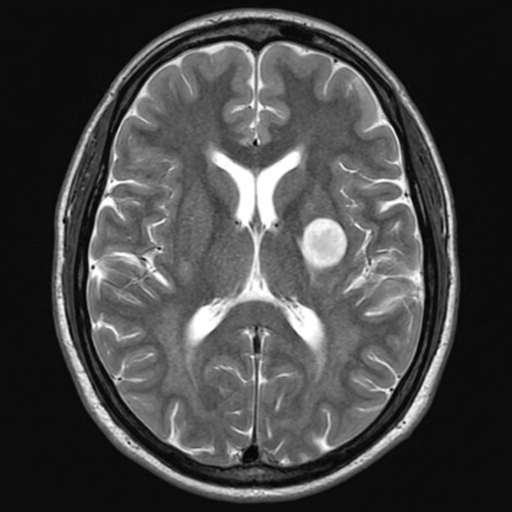
#> input picture Experiment_11/Inputs/images/Brain_MRI.png, 512 x 512 px
$ python task_11_4_edge_vs_chan_vese_noise.py   (older library calls are emulated)
#> lines starting #> are read from the running program, lines starting #| are printed output that depends on the picture; after the words box and inside, x2 and y2 are one past the last pixel; in counts of white or black regions, pixels touching at a corner belong together
"""
Experiment 11: Task 11.4 - Edge-Based Snake vs. Chan-Vese Region-Based Active Contour under Noise
Author: Muhammad Ikrama (Reg ID: 60140)
Department of Biomedical Engineering, Riphah International University, Lahore
Instructor: Engr. Rana Talha Khalid
"""

import os
import cv2
import numpy as np
import pandas as pd
from scipy import ndimage
import matplotlib.pyplot as plt
from skimage.segmentation import morphological_chan_vese

def run_task_11_4():
    script_dir = os.path.dirname(os.path.abspath(__file__))
    exp_dir = os.path.abspath(os.path.join(script_dir, ".."))
    inputs_dir = os.path.join(exp_dir, "Inputs", "images")
    outputs_dir = os.path.join(exp_dir, "Outputs", "Python")
    tables_dir = os.path.join(exp_dir, "Tables")
    os.makedirs(outputs_dir, exist_ok=True)
    os.makedirs(tables_dir, exist_ok=True)

    mri = cv2.imread(os.path.join(inputs_dir, "Brain_MRI.png"), cv2.IMREAD_GRAYSCALE)
#> mri is the input picture: shape (512, 512); min 0, max 255, mean 69.9
    raw_l = np.zeros_like(mri)
    sub = cv2.GaussianBlur(mri[205:280, 290:365], (3, 3), 0.8)
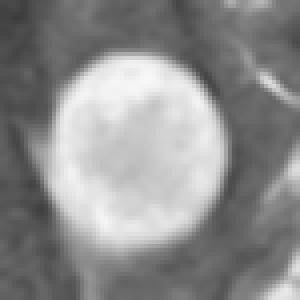
#> sub: shape (75, 75) (shown 4 times larger); min 60, max 247, mean 140.7
    raw_l[205:280, 290:365] = (sub > 162).astype(np.uint8) * 255
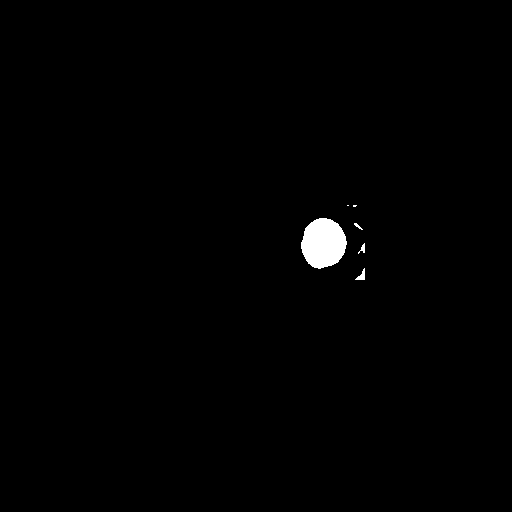
#> raw_l: shape (512, 512); 0.72% white; 6 white regions (2 under 20 px), largest, box (x1, y1, x2, y2) and area: (301, 218, 347, 269) 1772, (355, 268, 365, 280) 57, (358, 243, 365, 254) 34, (354, 223, 363, 230) 23
    num_cc, labels, stats, _ = cv2.connectedComponentsWithStats(raw_l)
#> labels: shape (512, 512) int32; 7 distinct labels, from 0 to 6
#> num_cc = 7; stats = [[0, 0, 512, 512, 260249], [347, 205, 2, 1, 2], [353, 205, 4, 2, 7], [301, 218, 46, 51, 1772], [354, 223, 9, 7, 23], [358, 243, 7, 11, 34], [355, 268, 10, 12, 57]]
    gt_lesion = ndimage.binary_fill_holes(labels == (1 + np.argmax(stats[1:, cv2.CC_STAT_AREA]))).astype(np.uint8) * 255
#> gt_lesion: shape (512, 512); 0.68% white; 1 white region, box (x1, y1, x2, y2) and area: (301, 218, 347, 269) 1772
    gt_area = int((gt_lesion > 0).sum())
#> gt_area = 1772

    ys, xs = np.where(gt_lesion > 0)
#> ys = 1772 values from 218 to 268; xs = 1772 values, max 346 at index 818, min 301 at index 819, mean 323.1
    cx, cy = float(xs.mean()), float(ys.mean())
#> cx = 323.1; cy = 242.8

    # 1. Add heavy Gaussian noise (sigma = 28)
    np.random.seed(42)
    noise = np.random.normal(0, 28, mri.shape)
    mri_noisy = np.clip(mri.astype(float) + noise, 0, 255).astype(np.uint8)

    # Initial circular mask & points
    N = 80
    theta = np.linspace(0, 2 * np.pi, N, endpoint=False)
    sx = cx + 38.0 * np.cos(theta)
#> sx = 80 values, max 361.1 at index 0, min 285.1 at index 40, mean 323.1
    sy = cy + 38.0 * np.sin(theta)
#> sy = 80 values, max 280.8 at index 20, min 204.8 at index 60, mean 242.8
    s0_x, s0_y = sx.copy(), sy.copy()
#> s0_x has the same summary as sx; s0_y has the same summary as sy

    # Model 1: Edge-based Snake on Noisy Image
    sobel_x = cv2.Sobel(mri_noisy, cv2.CV_64F, 1, 0, ksize=3)
    sobel_y = cv2.Sobel(mri_noisy, cv2.CV_64F, 0, 1, ksize=3)
    grad_mag = np.hypot(sobel_x, sobel_y)
    # Slight smooth of noisy gradient
    grad_smooth = cv2.GaussianBlur(grad_mag, (9, 9), 2.0)
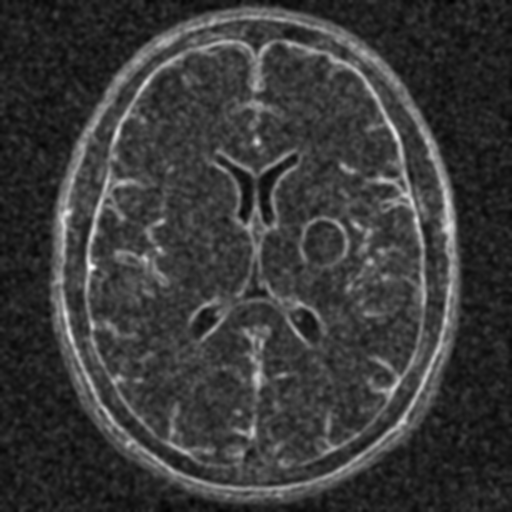
#> grad_smooth: shape (512, 512) float64; min 36.21, max 441.1, mean 129.4; drawn with min black and max white
    edge_pot = -100.0 * (grad_smooth / (grad_smooth.max() + 1e-5))
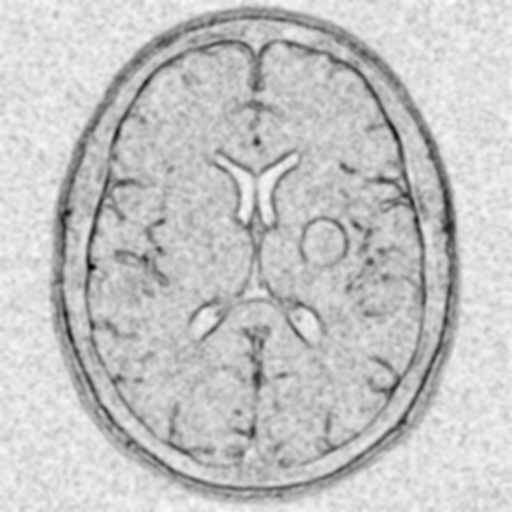
#> edge_pot: shape (512, 512) float64; min -100, max -8.21, mean -29.33; drawn with min black and max white
    gy_pot, gx_pot = np.gradient(edge_pot)
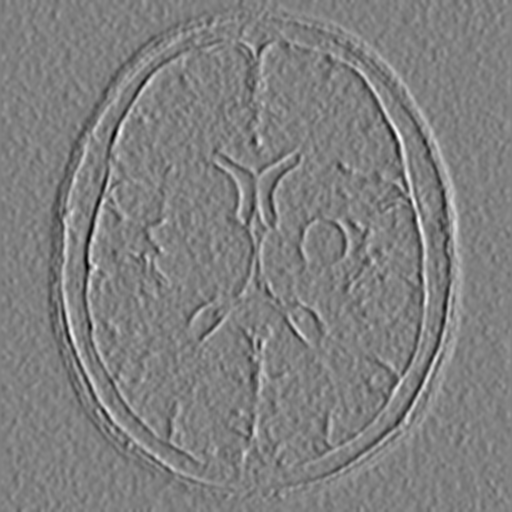
#> gx_pot: shape (512, 512) float64; min -16.11, max 15.84, mean 0.00183; drawn with min black and max white

    alpha, beta, gamma = 0.06, 0.12, 0.25
    A = np.zeros((N, N))
    for i in range(N):
        A[i, i] = 2 * alpha + 6 * beta
        A[i, (i - 1) % N] = A[i, (i + 1) % N] = -(alpha + 4 * beta)
        A[i, (i - 2) % N] = A[i, (i + 2) % N] = beta
    inv_M = np.linalg.inv(np.eye(N) + gamma * A)

    for it in range(1, 121):
        ix = np.clip(np.round(sx).astype(int), 0, 511)
        iy = np.clip(np.round(sy).astype(int), 0, 511)
        sx = inv_M @ (sx - gamma * 0.45 * gx_pot[iy, ix])
        sy = inv_M @ (sy - gamma * 0.45 * gy_pot[iy, ix])
#> after the loop, sx = 80 values, max 365.6 at index 79, min 282.2 at index 39, mean 324.4; sy = 80 values, max 277.6 at index 12, min 200.3 at index 60, mean 242.1

    mask_edge = np.zeros_like(gt_lesion)
    poly_pts = np.vstack([sx, sy]).T.astype(np.int32)
#> poly_pts = 80 pairs, first value 282 to 365, second value 200 to 277
    cv2.fillPoly(mask_edge, [poly_pts], 255)
#> mask_edge: shape (512, 512); 1.8% white; 1 white region, box (x1, y1, x2, y2) and area: (282, 200, 366, 278) 4677

    # Model 2: Chan-Vese Region-Based Active Contour
    init_cv_mask = np.zeros_like(gt_lesion, dtype=bool)
    Y, X = np.ogrid[:512, :512]
    init_cv_mask[(X - cx)**2 + (Y - cy)**2 <= 38.0**2] = True

    cv_res = morphological_chan_vese(mri_noisy, num_iter=35, init_level_set=init_cv_mask, smoothing=3)
#> cv_res: shape (512, 512) int8; values 0 (black) and 1 (white), 1.3% white; 1 white region, box (x1, y1, x2, y2) and area: (298, 214, 367, 281) 3397
    # Filter to main CC around center
    cv_uint8 = (cv_res.astype(np.uint8)) * 255
    num_cc_cv, labels_cv, stats_cv, centroids_cv = cv2.connectedComponentsWithStats(cv_uint8)
#> num_cc_cv = 2; stats_cv = [[0, 0, 512, 512, 258747], [298, 214, 69, 67, 3397]]; centroids_cv = [[254.5, 255.6], [330, 245.4]]

    mask_chan_vese = np.zeros_like(gt_lesion)
    if num_cc_cv > 1:
        # Pick component closest to cx, cy
        dists = [np.hypot(centroids_cv[i,0] - cx, centroids_cv[i,1] - cy) for i in range(1, num_cc_cv)]
#> dists = [7.39]
        best_lbl = 1 + np.argmin(dists)
#> best_lbl = 1
        mask_chan_vese = ndimage.binary_fill_holes(labels_cv == best_lbl).astype(np.uint8) * 255
    else:
        mask_chan_vese = cv_uint8

    # Evaluate metrics
    def eval_mask(m, g_mask):
        g, p = (g_mask > 0), (m > 0)
#> p: shape (512, 512) bool; 1.8% white; 1 white region
        intersection = np.logical_and(g, p).sum()
#> intersection = 1772
        union = np.logical_or(g, p).sum()
#> union = 4677
        dsc = 2.0 * intersection / (g.sum() + p.sum()) if (g.sum() + p.sum()) > 0 else 0.0
#> dsc = 0.55
        iou = intersection / union if union > 0 else 0.0
#> iou = 0.379
        return dsc, iou, int(p.sum())

    dsc_edge, iou_edge, area_edge = eval_mask(mask_edge, gt_lesion)
#> dsc_edge = 0.55; iou_edge = 0.379; area_edge = 4677
    dsc_cv, iou_cv, area_cv = eval_mask(mask_chan_vese, gt_lesion)
#> dsc_cv = 0.686; iou_cv = 0.522; area_cv = 3397

    print("\n" + "=" * 95)
    print("TASK 11.4: EDGE-BASED SNAKE VS. CHAN-VESE REGION-BASED ACTIVE CONTOUR (NOISE sigma=28)")
    print("=" * 95)
    print(f"{'Method':<32} | {'Area (px)':<12} | {'DSC':<8} | {'IoU':<8} | {'Clinical Status'}")
    print("-" * 95)
    print(f"{'Edge-Based Snake (Local Gradient)':<32} | {area_edge:<12d} | {dsc_edge:<8.4f} | {iou_edge:<8.4f} | {'Snagged on Noise Spikes'}")
#| Edge-Based Snake (Local Gradient) | 4677         | 0.5495   | 0.3789   | Snagged on Noise Spikes
    print(f"{'Chan-Vese Region-Based Model':<32} | {area_cv:<12d} | {dsc_cv:<8.4f} | {iou_cv:<8.4f} | {'Robust Global Region Averaging'}")
#| Chan-Vese Region-Based Model     | 3397         | 0.6856   | 0.5216   | Robust Global Region Averaging

    records = [
        {"Model_Type": "Edge-Based Snake", "Formulation": "Local Gradient Magnitude ||del I||^2", "Area_px": area_edge, "Ground_Truth_px": gt_area, "DSC": round(dsc_edge, 4), "Jaccard_IoU": round(iou_edge, 4), "Noise_Robustness": "Poor (Trapped in Local Noise Minima)"},
        {"Model_Type": "Chan-Vese Region Model", "Formulation": "Global Mean Intensity Variance (c1, c2)", "Area_px": area_cv, "Ground_Truth_px": gt_area, "DSC": round(dsc_cv, 4), "Jaccard_IoU": round(iou_cv, 4), "Noise_Robustness": "Superior (Integral Averages Out Thermal Noise)"}
    ]
    df = pd.DataFrame(records)
#> df = table of 2 rows and 7 columns
    csv_path = os.path.join(tables_dir, "exp11_task_11_4_edge_vs_chan_vese.csv")
    df.to_csv(csv_path, index=False)
    print(f"[SAVED] Task 11.4 table saved to: {csv_path}")

    # Multi-panel plot
    fig, axes = plt.subplots(1, 3, figsize=(16, 5))
    zy1, zy2, zx1, zx2 = 185, 295, 270, 385
    crop_noisy = mri_noisy[zy1:zy2, zx1:zx2]
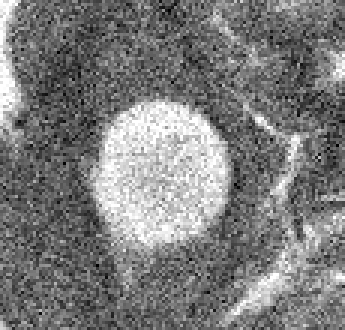
#> crop_noisy: shape (110, 115) (shown 3 times larger); min 0, max 255, mean 124.3

    # Subplot 1: Noisy Image
    axes[0].imshow(crop_noisy, cmap='gray', extent=[zx1, zx2, zy2, zy1])
    axes[0].plot(s0_x, s0_y, 'r--', linewidth=2, label='Initial Circle')
    axes[0].set_title("(A) Corrupted Brain MRI\nGaussian Thermal Noise (sigma = 28)", fontsize=10, fontweight='bold')
    axes[0].axis('off')
    axes[0].legend(loc='lower left', fontsize=9)

    # Subplot 2: Edge Snake (Distorted)
    axes[1].imshow(crop_noisy, cmap='gray', extent=[zx1, zx2, zy2, zy1])
    axes[1].plot(sx, sy, 'magenta', linewidth=2.4, label='Edge Snake')
    axes[1].set_title(f"(B) Edge-Based Snake\nArea = {area_edge} px | DSC = {dsc_edge:.3f}\nTrapped on Noise Gradients", fontsize=10, fontweight='bold')
    axes[1].axis('off')
    axes[1].legend(loc='lower left', fontsize=9)

    # Subplot 3: Chan-Vese (Robust)
    axes[2].imshow(crop_noisy, cmap='gray', extent=[zx1, zx2, zy2, zy1])
    cv_cont, _ = cv2.findContours(mask_chan_vese[zy1:zy2, zx1:zx2], cv2.RETR_EXTERNAL, cv2.CHAIN_APPROX_NONE)
#> cv_cont = 1 contour; box (x1, y1, x2, y2) and area: (28, 29, 97, 96) 3299
    for c in cv_cont:
        axes[2].plot(c[:,0,0] + zx1, c[:,0,1] + zy1, 'lime', linewidth=2.5, label='Chan-Vese')
#> this loop made 1 pass
    axes[2].set_title(f"(C) Chan-Vese Region Model\nArea = {area_cv} px | DSC = {dsc_cv:.3f}\nGlobal Region Averaging Prevails!", fontsize=10, fontweight='bold')
    axes[2].axis('off')
    axes[2].legend(loc='lower left', fontsize=9)

    plt.tight_layout()
    fig_path = os.path.join(outputs_dir, "exp11_task_11_4_edge_vs_chan_vese.png")
    plt.savefig(fig_path, dpi=300, bbox_inches='tight')
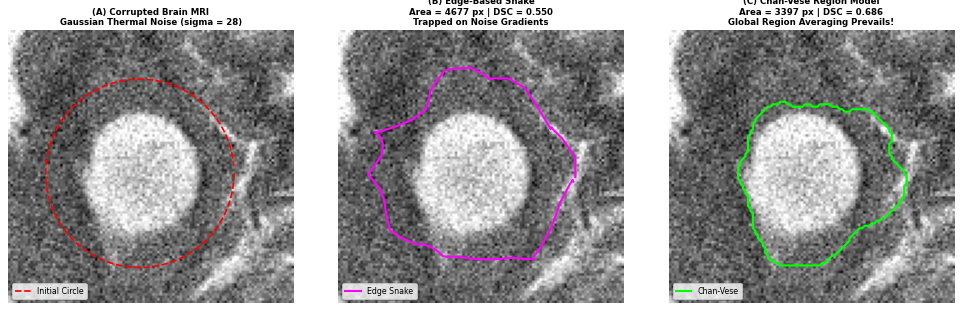
#> figure drawn by matplotlib, 3 panels
    plt.close()
    print(f"[SAVED] Task 11.4 figure saved to: {fig_path}")

if __name__ == "__main__":
    run_task_11_4()

$ run again, with Experiment_11/Inputs/images/Chest_Xray_512.png copied over Experiment_11/Inputs/images/Brain_MRI.png
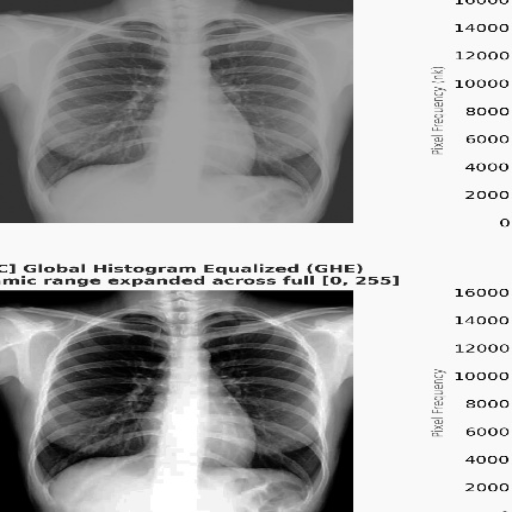
#> input picture Experiment_11/Inputs/images/Chest_Xray_512.png, 512 x 512 px
#> in run_task_11_4, mri is the input picture: shape (512, 512); min 0, max 255, mean 168
#> in run_task_11_4, `raw_l[205:280, 290:365] = (sub > 162).astype(np.uint8) * 255`:
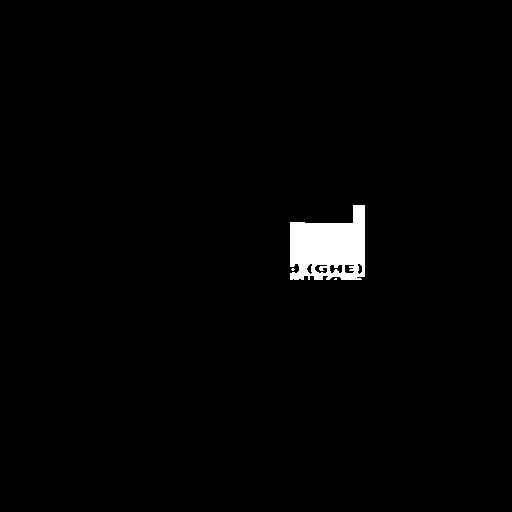
#> raw_l: shape (512, 512); 1.6% white; 3 white regions (2 under 20 px), largest, box (x1, y1, x2, y2) and area: (290, 205, 365, 280) 4128
#> labels: shape (512, 512) int32; 4 distinct labels, from 0 to 3
#> num_cc = 4; stats = [[0, 0, 512, 512, 258003], [290, 205, 75, 75, 4128], [291, 268, 4, 3, 8], [334, 278, 3, 2, 5]]
#> gt_lesion: shape (512, 512); 1.7% white; 1 white region, box (x1, y1, x2, y2) and area: (290, 205, 365, 280) 4353
#> gt_area = 4353
#> ys = 4353 values from 205 to 279; xs = 4353 values, max 364 at index 11, min 290 at index 204, mean 328.9
#> cx = 328.9; cy = 248.2
#> in run_task_11_4, `sx = cx + 38.0 * np.cos(theta)`: sx = 80 values, max 366.9 at index 0, min 290.9 at index 40, mean 328.9
#> in run_task_11_4, `sy = cy + 38.0 * np.sin(theta)`: sy = 80 values, max 286.2 at index 20, min 210.2 at index 60, mean 248.2
#> s0_x has the same summary as sx; s0_y has the same summary as sy
#> after the loop in run_task_11_4, `for it in range(1, 121):`: sx = 80 values, max 365.2 at index 78, min 289.6 at index 43, mean 328.7; sy = 80 values, max 283.4 at index 13, min 207.6 at index 61, mean 249.1
#> poly_pts = 80 pairs, first value 289 to 365, second value 207 to 283
#> mask_edge: shape (512, 512); 1.7% white; 1 white region, box (x1, y1, x2, y2) and area: (289, 207, 366, 284) 4417
#> cv_res: shape (512, 512) int8; values 0 (black) and 1 (white), 3.1% white; 1 white region, box (x1, y1, x2, y2) and area: (257, 199, 401, 290) 8115
#> num_cc_cv = 2; stats_cv = [[0, 0, 512, 512, 254029], [257, 199, 144, 91, 8115]]; centroids_cv = [[253, 255.7], [333.6, 248.1]]
#> dists = [4.73]
#> best_lbl = 1
#> p: shape (512, 512) bool; 1.7% white; 1 white region
#> intersection = 3765
#> union = 5005
#> dsc = 0.859
#> iou = 0.752
#> dsc_edge = 0.859; iou_edge = 0.752; area_edge = 4417
#> dsc_cv = 0.68; iou_cv = 0.515; area_cv = 8115
#| Edge-Based Snake (Local Gradient) | 4417         | 0.8586   | 0.7522   | Snagged on Noise Spikes
#| Chan-Vese Region-Based Model     | 8115         | 0.6803   | 0.5155   | Robust Global Region Averaging
#> df = table of 2 rows and 7 columns
#> cv_cont = 1 contour; box (x1, y1, x2, y2) and area: (0, 14, 115, 105) 6910
#> the loop in run_task_11_4, `for c in cv_cont:` made 1 pass
#> in run_task_11_4, `plt.savefig(fig_path, dpi=300, bbox_inches='tight')`:
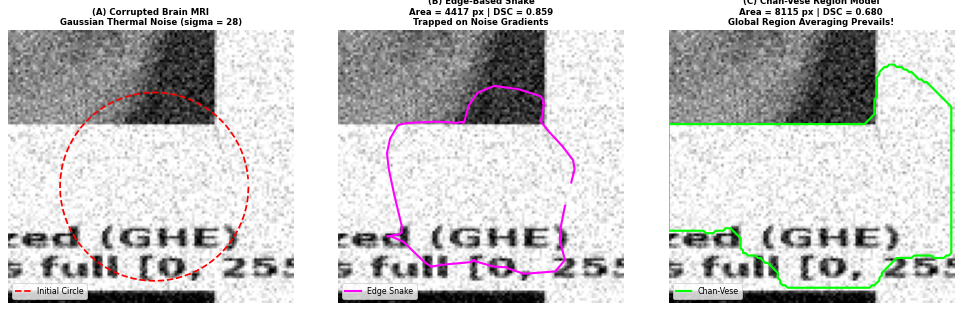
#> figure drawn by matplotlib, 3 panels
